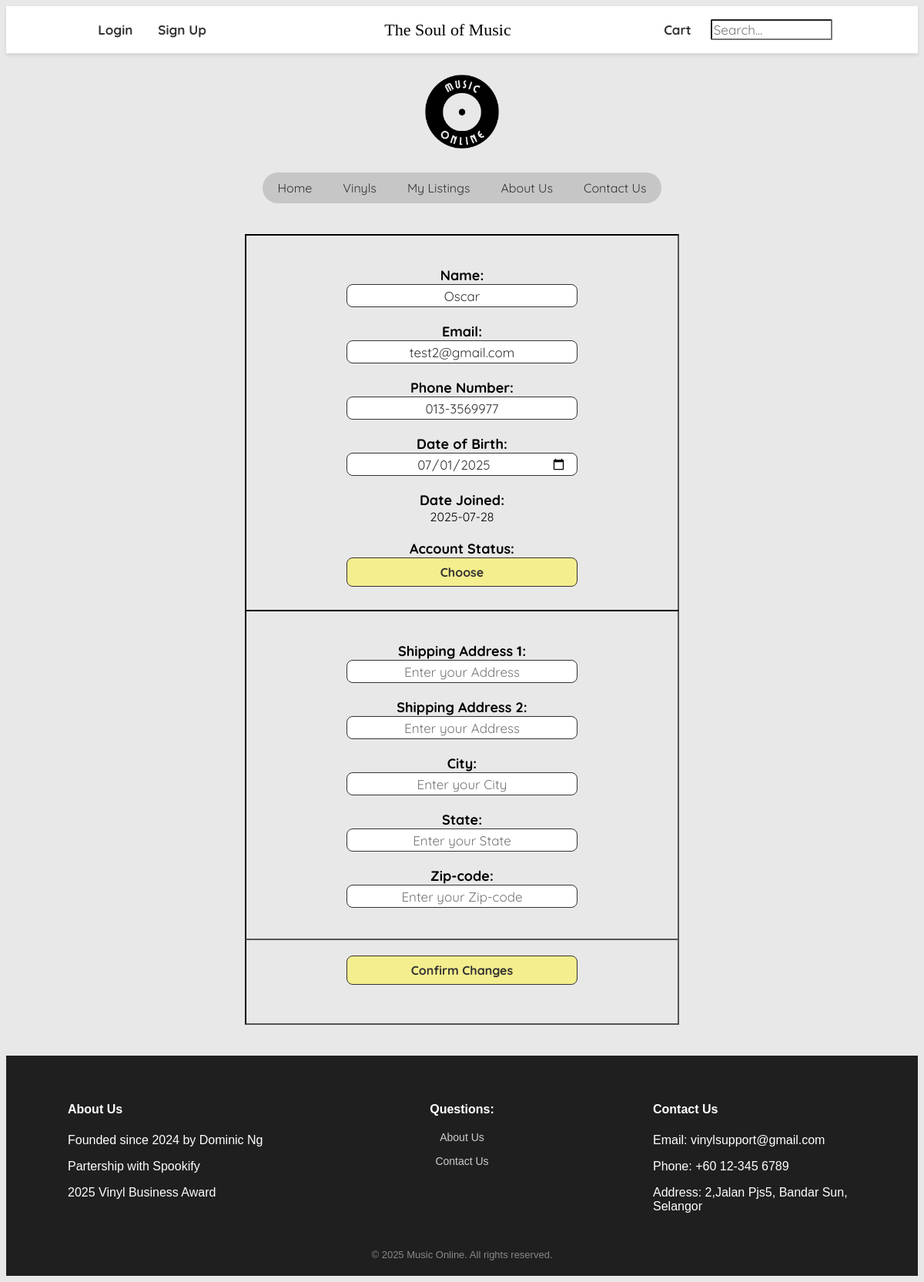
The page /profile_edit.php (signed in) on the database its author committed.
### tables this page shows
CREATE TABLE `user_info` (
  `user_id` int(11) NOT NULL,
  `user_name` varchar(50) NOT NULL,
  `user_password` varchar(256) NOT NULL,
  `user_email` varchar(254) NOT NULL,
  `user_dob` date NOT NULL,
  `date_joined` date NOT NULL DEFAULT current_timestamp(),
  `retailer_status` tinyint(1) NOT NULL,
  `admin_status` tinyint(1) NOT NULL,
  `phone_no` varchar(12) NOT NULL
);

### profile_edit.php (the view, shortened to what this page needs)
<?php
    $id = $_SESSION['user_id'];
    $conn = new mysqli("localhost","root","","musiconline_db");
    $query = "SELECT * FROM user_info WHERE user_id='$id'";
    $query2 = "SELECT * FROM shipping_info WHERE user_id='$id'";
    $result = mysqli_query($conn, $query);
    $result2 = mysqli_query($conn, $query2);
    $userInfo = mysqli_fetch_assoc($result);
    $shippingInfo = mysqli_fetch_assoc($result2);
    $name = $userInfo['user_name'];
    $email = $userInfo['user_email'];
    $dob = $userInfo['user_dob'];
    $jDate = $userInfo['date_joined'];
    $phone = $userInfo['phone_no'];
    $address1 = $shippingInfo['address1'] ?? null;
    $address2 = $shippingInfo['address2'] ?? null;
    $city = $shippingInfo['city'] ?? null;
    $state = $shippingInfo['c_state'] ?? null;
    $zip = $shippingInfo['zip_code'] ?? null;
?>
<!DOCTYPE html>
<html lang="en">
<head>
    <link rel="stylesheet" href="styles.css?v=2">
</head>
<body>
    <header>
        <nav class="headbar">
            <div class="head-links">
            <a href="account/login.php" id="header1">Login</a>
            <a href="account/signup.php" id="header2">Sign Up</a>
            <a id="header3"></a>
            </div>
            <div class="head-links">
            <p class="head-text">The Soul of Music</p>
            </div>
            <div class="head-links">
                <a href="cart.html">Cart</a>
            <div class="search-container">
                <div>
                    <input type="text" placeholder="Search..." id="searchHome">
                </div>
                </div>
            </div>
        </nav>
    </header>
    <div class="img-container">
    <a href="index.html">
    <img src="Images/logo.png" class="logo">
    </a>
    </div>
    <nav class="nav-links">
        <ul>
            <li><a href="index.html">Home</a></li>
            <li><a href="vinyl_main.html">Vinyls</a></li>
            <li><a id="nav-listing" href="listing.html">My Listings</a></li>
            <li><a href="about_us.html">About Us</a></li>
            <li><a href="contact_us.html">Contact Us</a></li>
        </ul>
    </nav>
    <div class="profile-cont">
        <form method="post">
        <div class="profile-info">
            <div class="profile-inner">
                    <div class="padding">
                        <label>Name: </label><br>
                        <input type="text" placeholder="Enter your name" name="name" value="<?php echo htmlspecialchars($name);?>"><br>
                    </div>
                    <div class="padding">
                        <label>Email: </label><br>
                        <input type="text" placeholder="Enter your email" name="email" value="<?php echo htmlspecialchars($email);?>"><br>
                    </div>
                    <div class="padding">
                        <label>Phone Number: </label><br>
                        <input type="text" placeholder="Enter your phone number" name="phone" value="<?php echo htmlspecialchars($phone);?>"><br>
                    </div>
                    <div class="padding">
                        <label>Date of Birth: </label><br>
                        <input type="date" name="dob" value="<?php echo htmlspecialchars($dob);?>"><br>
                    </div>
                    <div class="padding">
                        <label for="joined">Date Joined: </label><br>
                        <span><?php echo $jDate?></span>
                    </div>
                        <div class="padding">
                        <label for="status">Account Status: </label><br>
                        <div>
                        <input type="button" id="dropBttn" onclick="showBox()" name="status" value="Choose"><br/>
                    </div>
            </div>
        </div><br>
        <div class="shipping-info">
            <div class="shipping-inner">
                <div class="padding">
                    <label>Shipping Address 1: </label><br>
                    <input type="text" placeholder="Enter your Address" name="address1" value="<?php echo htmlspecialchars($address1);?>"><br>
                </div>
                <div class="padding">
                    <label>Shipping Address 2: </label><br>
                    <input type="text" placeholder="Enter your Address" name="address2" value="<?php echo htmlspecialchars($address2);?>"><br>
                </div>
                <div class="padding">
                    <label>City: </label><br>
                    <input type="text" placeholder="Enter your City" name="city" value="<?php echo htmlspecialchars($city);?>"><br>
                </div>
                <div class="padding">
                    <label>State: </label><br>
                    <input type="text" placeholder="Enter your State" name="state" value="<?php echo htmlspecialchars($state);?>"><br>
                </div>
                <div class="padding">
                    <label>Zip-code: </label><br>
                    <input type="text" placeholder="Enter your Zip-code" name="zip" value="<?php echo htmlspecialchars($zip);?>"><br>
                </div>
            </div>
        </div>
        <div class="profile-submit">
            <input type="submit" value="Confirm Changes">
        </div>
        </form>
    </div>
 <footer class="footer">
  <div class="footer-container">
    <div class="footer-section-about">
        <ul>
      <h4>About Us</h4>
      <p>Founded since 2024 by Dominic Ng</p>
      <p>Partership with Spookify</p>
      <p>2025 Vinyl Business Award</p>
      </ul>
    </div>
    <div class="footer-section quick-links">
      <h4>Questions:</h4>
      <ul>
        <li><a href="about_us.html">About Us</a></li>
        <li><a href="contact_us.html">Contact Us</a></li>
      </ul>
    </div>
    <div class="footer-section-contact">
      <ul>
      <h4>Contact Us</h4>
      <p>Email: vinylsupport@gmail.com</p>
      <p>Phone: +60 12-345 6789</p>
      <p>Address: 2,Jalan Pjs5, Bandar Sun, Selangor</p>
      </ul>
    </div>
  </div>
  <div class="footer-bottom">
    &copy; 2025 Music Online. All rights reserved.
  </div>
</footer>
</body>
</html>

### styles.css (style rules this page uses)
body { background-color: #E8E8E8; background-size:cover; }
header { background-color: white; border-bottom: 1px solid #ddd; box-shadow: 0 2px 4px rgba(0,0,0,0.1); position: sticky; top: 0; z-index: 1; }
.headbar { display: flex; justify-content: space-between; align-items: center; padding: 12px 16px; position: sticky; max-height: 60; font-family: "Quicksand"; font-weight: 700; }
.head-text { position: relative; margin: auto; text-align: center; font-family: "Antaresia"; font-size: 22px; font-weight: 400; }
.head-links { display: flex; margin: auto; align-items: center; gap: 17px; font-size: 17px; max-height: 60; }
.head-links a { text-decoration: none; color: #333; padding: 8px; }
.head-links input[type='text'] { font-family: 'Quicksand'; color: #333; font-size: 17px; border-radius: 2px; width: 150px }
.search-container { position: relative; display: flex; flex-direction: column; }
.logo { width: 150px; height: 150px; }
.img-container { display: flex; flex-direction: row; align-items: center; justify-content: center; position: relative; overflow: hidden; }
.nav-links { background-color: rgba(0, 0, 0, 0.15); border-radius: 50px; display: table; justify-content: center; margin: 0 auto; overflow: hidden; }
.nav-links ul { list-style-type: none; margin: 0; padding: 0; display: flex; flex-direction: row; justify-content: center; margin: auto; font-family: "Quicksand"; }
.nav-links a { display: block; color:#333; text-decoration: none; padding: 10px 20px; border-radius: 50px; }
.profile-cont { padding: 40px; display: flex; flex-direction: column; font-family: "Quicksand"; align-items: center; text-align: center; }
.profile-cont input[type='submit'], .profile-cont input[type='button'] { font-family: "Quicksand"; color: #333; font-size: 16px; border-radius: .50rem; cursor: pointer; background: #F5EE8E; border: 0.5px solid; width: 300px; height: 38px; font-weight: bold; }
.profile-cont input[type='text'], .profile-cont input[type='date'] { font-family: "Quicksand"; color: #333; font-size: 17px; height: 30px; width: 300px; padding: 0.8rem; border-radius: .50rem; border: 0.2px solid; box-sizing: border-box; text-align: center; }
.profile-cont .padding { padding: 10px; }
.profile-cont label { font-size: 18px; font-weight: bold; }
.profile-submit { display: flex; flex-direction: row; justify-content: center; padding: 20px; }
.profile-info { display: flex; flex-direction: column; border: 2px inset black; align-items: center; padding: 30px; width: 500px; }
.shipping-info { display: flex; flex-direction: column; border: 2px inset black; align-items: center; padding: 30px; width: 500px; }
.footer { background-color: #1f1f1f; color: #fff; padding: 40px 0 20px; font-family: Arial, sans-serif; position: relative; bottom: 0; }
.footer-container { max-width: 1200px; margin: 0 auto; display: grid; grid-template-columns: 1fr 1fr 1fr; text-align: left; padding: 0 40px; }
.footer-section { padding: 0 20px; }
.footer-section h4 { font-weight: bold; margin-bottom: 10px; }
.footer-section p, .footer-section a { font-size: 14px; color: #ccc; line-height: 1.6; text-decoration: none; }
.footer-section ul { list-style: none; padding: 0; }
.footer-section ul li { margin-bottom: 8px; }
.footer-bottom { text-align: center; padding-top: 30px; font-size: 13px; color: #888; }
.footer-section-contact { margin-left: 24px; }
.footer-section.quick-links { text-align: center; }

### rows shown on the page
user_info: name "Oscar", email "test2@gmail.com", phone "013-3569977", dob "07/01/2025", date_joined "2025-07-28"
